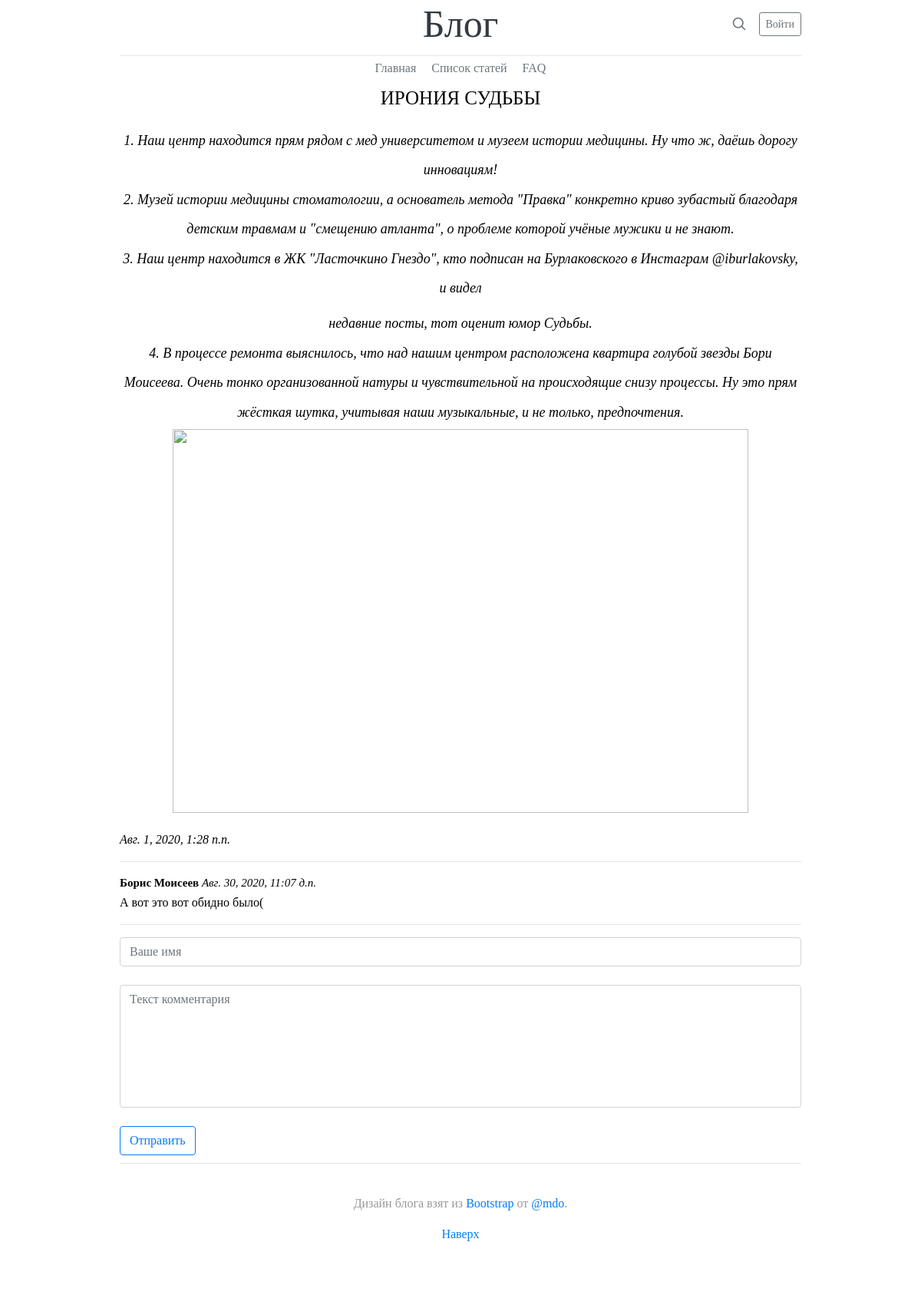
The page /articles/5/ on the database its author committed.
### myfirst/apps/articles/models.py (models this page shows, shortened)
class Article(models.Model):
    article_title = models.CharField('Название статьи', max_length=200)
    article_text = RichTextUploadingField('Текст статьи')
    pub_date = models.DateTimeField('Дата публикации')
    def was_published_recently(self):
        return self.pub_date >=(timezone.now() - datetime.timedelta(days =7))
    class Meta:
        verbose_name ='Статья'
        verbose_name_plural ='Статьи'

class Comment(models.Model):
    article = models.ForeignKey(Article, on_delete = models.CASCADE)
    author_name = models.CharField('Имя автора', max_length=50)
    comment_text = models.CharField('Текст  комментария',max_length=200)
    comm_date = models.DateTimeField('Дата комментария', default=timezone.now)
    class Meta:
        verbose_name ='Комментарий'
        verbose_name_plural ='Комментарии'

### myfirst/apps/articles/views.py (the view)
# urls.py: path('<int:article_id>/',views.detail, name='detail'),
def detail(request, article_id):
    try:
        a = Article.objects.get( id = article_id)
    except:
        raise Http404("Error!")
    latest_comments_list = a.comment_set.order_by('-id')[:10]
    return render(request, 'articles/detail.html',{'article': a,'latest_comments_list': latest_comments_list})

### myfirst/templates/articles/detail.html (shortened to what this page needs)
{% extends 'base.html' %}
{% block content %}
<h2 class="head">{{article.article_title}}</h2>
{% autoescape off %}<p>{{article.article_text}}</p>{% endautoescape %}
<em>{{article.pub_date}}</em>
<hr>
   {% if latest_comments_list %}
      {% for c in latest_comments_list %}
      <p class="comment">
          <strong>{{c.author_name}}</strong>&nbsp<em>{{c.comm_date}}</em>
          <p class="text_comment">{{c.comment_text}}</p>
      </p>
      {% endfor%}
   {% else%}
  К этой статье, пока нет комментариев.
   {% endif%}
<hr>
<form action="{% url 'articles:leave_comment' article.id %}" method="POST">
      <input type="text"  class="form-control" id="exampleInputEmail1" aria-describedby="emailHelp"  placeholder="Ваше имя" name ="name"> <br>
      <textarea  class="form-control"  name="text" cols="145"  required=""  placeholder="Текст комментария" rows="5" style="overflow: hidden; word-wrap: break-word; resize: none; height: 160px; "></textarea><br>
      <button  class="btn btn-outline-primary" type="submit">Отправить</button>
</form>
{% endblock %}

### myfirst/templates/base.html (style rules this page uses)
html { height: 100%; margin: 0; -webkit-font-smoothing: antialiased; }
body { background-color: white; color: black; width: 80%; height: 100%; margin: 0 auto; font-size: 100%; font-family: 'Suisse'; box-sizing: border-box; padding-left: 36px; padding-right: 36px; max-height: 100vh; }
.head { margin-top: 3px; text-align: center; font-family: "Playfair Display", Georgia, "Times New Roman", serif; font-size: 25px; }
.comment { font-family: 'Suisse'; font-size: 15px; }
.text_comment { margin-top: -13px; }

### rows shown on the page
Article: article_title "ИРОНИЯ СУДЬБЫ", pub_date "Авг. 1, 2020, 1:28 п.п."
Comment: author_name "Борис Моисеев", comm_date "Авг. 30, 2020, 11:07 д.п.", comment_text "А вот это вот обидно было("
